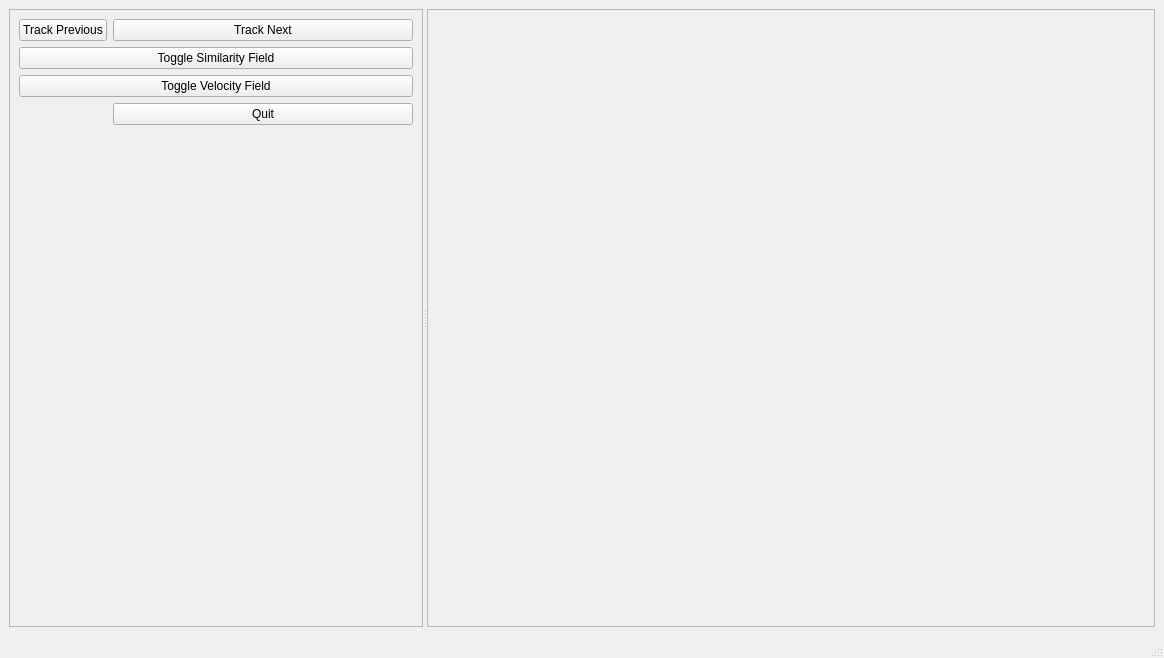
<?xml version="1.0" encoding="UTF-8"?>
<ui version="4.0">
 <class>MainWindow</class>
 <widget class="QMainWindow" name="MainWindow">
  <property name="geometry">
   <rect>
    <x>0</x>
    <y>0</y>
    <width>1164</width>
    <height>658</height>
   </rect>
  </property>
  <property name="windowTitle">
   <string>Bubble Tracking Visualization</string>
  </property>
  <widget class="QWidget" name="centralwidget">
   <layout class="QHBoxLayout" name="horizontalLayout">
    <item>
     <widget class="QSplitter" name="splitter">
      <property name="orientation">
       <enum>Qt::Horizontal</enum>
      </property>
      <widget class="QFrame" name="frame">
       <property name="maximumSize">
        <size>
         <width>414</width>
         <height>16777215</height>
        </size>
       </property>
       <property name="frameShape">
        <enum>QFrame::StyledPanel</enum>
       </property>
       <property name="frameShadow">
        <enum>QFrame::Raised</enum>
       </property>
       <layout class="QFormLayout" name="formLayout">
        <item row="0" column="0">
         <widget class="QPushButton" name="pushButton_4">
          <property name="text">
           <string>Track Previous</string>
          </property>
         </widget>
        </item>
        <item row="0" column="1">
         <widget class="QPushButton" name="pushButton_3">
          <property name="text">
           <string>Track Next</string>
          </property>
         </widget>
        </item>
        <item row="1" column="0" colspan="2">
         <widget class="QPushButton" name="pushButton_2">
          <property name="text">
           <string>Toggle Similarity Field</string>
          </property>
         </widget>
        </item>
        <item row="2" column="0" colspan="2">
         <widget class="QPushButton" name="pushButton">
          <property name="text">
           <string>Toggle Velocity Field</string>
          </property>
         </widget>
        </item>
        <item row="3" column="1">
         <widget class="QPushButton" name="pushButton_5">
          <property name="text">
           <string>Quit</string>
          </property>
         </widget>
        </item>
       </layout>
      </widget>
      <widget class="QFrame" name="vtk_panel">
       <property name="frameShape">
        <enum>QFrame::StyledPanel</enum>
       </property>
       <property name="frameShadow">
        <enum>QFrame::Raised</enum>
       </property>
      </widget>
     </widget>
    </item>
   </layout>
  </widget>
  <widget class="QMenuBar" name="menubar">
   <property name="geometry">
    <rect>
     <x>0</x>
     <y>0</y>
     <width>1164</width>
     <height>22</height>
    </rect>
   </property>
  </widget>
  <widget class="QStatusBar" name="statusbar"/>
 </widget>
 <resources/>
 <connections/>
</ui>
